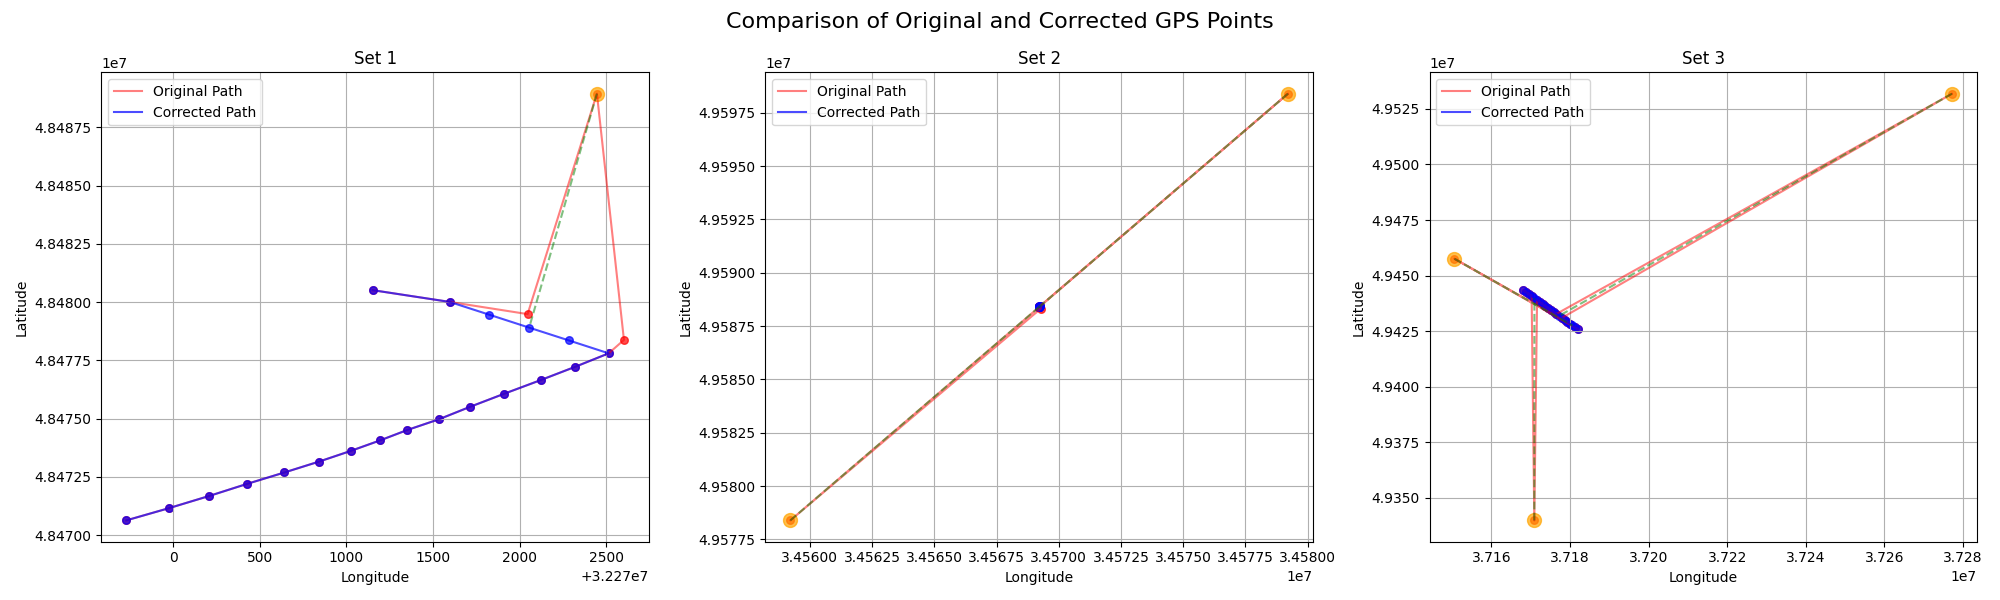

This figure's Python source:
import json
import matplotlib.pyplot as plt
import pandas as pd


# Function to load data from JSON string into a DataFrame
def load_data(file_content):
    return pd.DataFrame(json.loads(file_content))


# Dataset containing original and corrected GPS points for three different cases
data_sets = {
    "Set 1": {
        "original": """[
            {"lat": 48480512, "lon": 32271152, "time": 1743465601},
            {"lat": 48480008, "lon": 32271596, "time": 1743465606},
            {"lat": 48479484, "lon": 32272046, "time": 1743465611},
            {"lat": 48488948, "lon": 32272446, "time": 1743465616},
            {"lat": 48478376, "lon": 32272602, "time": 1743465621},
            {"lat": 48477800, "lon": 32272514, "time": 1743465626},
            {"lat": 48477220, "lon": 32272320, "time": 1743465631},
            {"lat": 48476652, "lon": 32272122, "time": 1743465636},
            {"lat": 48476068, "lon": 32271912, "time": 1743465641},
            {"lat": 48475504, "lon": 32271714, "time": 1743465646},
            {"lat": 48474968, "lon": 32271534, "time": 1743465651},
            {"lat": 48474504, "lon": 32271350, "time": 1743465656},
            {"lat": 48474060, "lon": 32271194, "time": 1743465661},
            {"lat": 48473612, "lon": 32271026, "time": 1743465666},
            {"lat": 48473156, "lon": 32270844, "time": 1743465671},
            {"lat": 48472684, "lon": 32270642, "time": 1743465676},
            {"lat": 48472188, "lon": 32270424, "time": 1743465681},
            {"lat": 48471680, "lon": 32270210, "time": 1743465686},
            {"lat": 48471148, "lon": 32269974, "time": 1743465691},
            {"lat": 48470628, "lon": 32269730, "time": 1743465696}
        ]""",
        "corrected": """[
            {"lat": 48480512, "lon": 32271152, "time": 1743465601},
            {"lat": 48480008, "lon": 32271596, "time": 1743465606},
            {"lat": 48479456, "lon": 32271826, "time": 1743465611},
            {"lat": 48478904, "lon": 32272055, "time": 1743465616},
            {"lat": 48478352, "lon": 32272285, "time": 1743465621},
            {"lat": 48477800, "lon": 32272514, "time": 1743465626},
            {"lat": 48477220, "lon": 32272320, "time": 1743465631},
            {"lat": 48476652, "lon": 32272122, "time": 1743465636},
            {"lat": 48476068, "lon": 32271912, "time": 1743465641},
            {"lat": 48475504, "lon": 32271714, "time": 1743465646},
            {"lat": 48474968, "lon": 32271534, "time": 1743465651},
            {"lat": 48474504, "lon": 32271350, "time": 1743465656},
            {"lat": 48474060, "lon": 32271194, "time": 1743465661},
            {"lat": 48473612, "lon": 32271026, "time": 1743465666},
            {"lat": 48473156, "lon": 32270844, "time": 1743465671},
            {"lat": 48472684, "lon": 32270642, "time": 1743465676},
            {"lat": 48472188, "lon": 32270424, "time": 1743465681},
            {"lat": 48471680, "lon": 32270210, "time": 1743465686},
            {"lat": 48471148, "lon": 32269974, "time": 1743465691},
            {"lat": 48470628, "lon": 32269730, "time": 1743465696}
        ]"""
    },
    "Set 2": {
        "original": """[
            {"lat": 49588396, "lon": 34569212, "time": 1746025730},
            {"lat": 49588396, "lon": 34569212, "time": 1746025735},
            {"lat": 49588396, "lon": 34569212, "time": 1746025740},
            {"lat": 49588396, "lon": 34569212, "time": 1746025745},
            {"lat": 49588396, "lon": 34569212, "time": 1746025750},
            {"lat": 49598396, "lon": 34579212, "time": 1746025755},
            {"lat": 49588392, "lon": 34569212, "time": 1746025760},
            {"lat": 49588392, "lon": 34569212, "time": 1746025765},
            {"lat": 49588396, "lon": 34569208, "time": 1746025770},
            {"lat": 49588392, "lon": 34569200, "time": 1746025775},
            {"lat": 49588424, "lon": 34569220, "time": 1746025781},
            {"lat": 49588452, "lon": 34569264, "time": 1746025787},
            {"lat": 49588316, "lon": 34569280, "time": 1746025794},
            {"lat": 49578388, "lon": 34559216, "time": 1746025799},
            {"lat": 49588392, "lon": 34569216, "time": 1746025804},
            {"lat": 49588392, "lon": 34569216, "time": 1746025809},
            {"lat": 49588392, "lon": 34569216, "time": 1746025814},
            {"lat": 49588392, "lon": 34569216, "time": 1746025819},
            {"lat": 49588392, "lon": 34569216, "time": 1746025824},
            {"lat": 49588392, "lon": 34569216, "time": 1746025830},
            {"lat": 49588396, "lon": 34569212, "time": 1746025835}
        ]""",
        "corrected": """[
            {"lat": 49588396, "lon": 34569212, "time": 1746025730},
            {"lat": 49588396, "lon": 34569212, "time": 1746025735},
            {"lat": 49588396, "lon": 34569212, "time": 1746025740},
            {"lat": 49588396, "lon": 34569212, "time": 1746025745},
            {"lat": 49588395, "lon": 34569212, "time": 1746025750},
            {"lat": 49588394, "lon": 34569212, "time": 1746025755},
            {"lat": 49588393, "lon": 34569212, "time": 1746025760},
            {"lat": 49588392, "lon": 34569212, "time": 1746025765},
            {"lat": 49588396, "lon": 34569208, "time": 1746025770},
            {"lat": 49588392, "lon": 34569200, "time": 1746025775},
            {"lat": 49588424, "lon": 34569220, "time": 1746025781},
            {"lat": 49588452, "lon": 34569264, "time": 1746025787},
            {"lat": 49588433, "lon": 34569249, "time": 1746025794},
            {"lat": 49588419, "lon": 34569238, "time": 1746025799},
            {"lat": 49588406, "lon": 34569227, "time": 1746025804},
            {"lat": 49588392, "lon": 34569216, "time": 1746025809},
            {"lat": 49588392, "lon": 34569216, "time": 1746025814},
            {"lat": 49588392, "lon": 34569216, "time": 1746025819},
            {"lat": 49588392, "lon": 34569216, "time": 1746025824},
            {"lat": 49588392, "lon": 34569216, "time": 1746025830},
            {"lat": 49588396, "lon": 34569212, "time": 1746025835}
        ]"""
    },
    "Set 3": {
        "original": """[
            {"lat": 49425864, "lon": 37181908, "time": 1744625228},
            {"lat": 49426724, "lon": 37181212, "time": 1744625233},
            {"lat": 49457584, "lon": 37150568, "time": 1744625238},
            {"lat": 49428424, "lon": 37179900, "time": 1744625243},
            {"lat": 49429272, "lon": 37179256, "time": 1744625248},
            {"lat": 49430112, "lon": 37178592, "time": 1744625253},
            {"lat": 49430972, "lon": 37177928, "time": 1744625258},
            {"lat": 49531860, "lon": 37277240, "time": 1744625263},
            {"lat": 49432752, "lon": 37176532, "time": 1744625268},
            {"lat": 49433640, "lon": 37175836, "time": 1744625273},
            {"lat": 49434512, "lon": 37175128, "time": 1744625278},
            {"lat": 49435372, "lon": 37174452, "time": 1744625283},
            {"lat": 49436252, "lon": 37173744, "time": 1744625288},
            {"lat": 49437152, "lon": 37173032, "time": 1744625293},
            {"lat": 49438068, "lon": 37172316, "time": 1744625298},
            {"lat": 49438960, "lon": 37171608, "time": 1744625303},
            {"lat": 49339848, "lon": 37170904, "time": 1744625308},
            {"lat": 49440736, "lon": 37170228, "time": 1744625313},
            {"lat": 49441596, "lon": 37169548, "time": 1744625318},
            {"lat": 49442484, "lon": 37168848, "time": 1744625323},
            {"lat": 49443376, "lon": 37168140, "time": 1744625328}
        ]""",
        "corrected": """[
            {"lat": 49425864, "lon": 37181908, "time": 1744625228},
            {"lat": 49426716, "lon": 37181245, "time": 1744625233},
            {"lat": 49427568, "lon": 37180582, "time": 1744625238},
            {"lat": 49428420, "lon": 37179919, "time": 1744625243},
            {"lat": 49429272, "lon": 37179256, "time": 1744625248},
            {"lat": 49430112, "lon": 37178592, "time": 1744625253},
            {"lat": 49430994, "lon": 37177903, "time": 1744625258},
            {"lat": 49431876, "lon": 37177214, "time": 1744625263},
            {"lat": 49432758, "lon": 37176525, "time": 1744625268},
            {"lat": 49433640, "lon": 37175836, "time": 1744625273},
            {"lat": 49434512, "lon": 37175128, "time": 1744625278},
            {"lat": 49435372, "lon": 37174452, "time": 1744625283},
            {"lat": 49436252, "lon": 37173744, "time": 1744625288},
            {"lat": 49437152, "lon": 37173032, "time": 1744625293},
            {"lat": 49438068, "lon": 37172316, "time": 1744625298},
            {"lat": 49438950, "lon": 37171624, "time": 1744625303},
            {"lat": 49439832, "lon": 37170932, "time": 1744625308},
            {"lat": 49440714, "lon": 37170240, "time": 1744625313},
            {"lat": 49441596, "lon": 37169548, "time": 1744625318},
            {"lat": 49442484, "lon": 37168848, "time": 1744625323},
            {"lat": 49443376, "lon": 37168140, "time": 1744625328}
        ]"""
    }
}

# Create a figure with three subplots (one for each dataset)
fig, axes = plt.subplots(1, 3, figsize=(20, 6))
fig.suptitle('Comparison of Original and Corrected GPS Points', fontsize=16)

# Plot each dataset in its own subplot
for ax, (set_name, data) in zip(axes, data_sets.items()):
    # Load the data into DataFrames
    df_orig = load_data(data["original"])
    df_corr = load_data(data["corrected"])

    # Plot original points (red)
    ax.plot(df_orig['lon'], df_orig['lat'], 'r-', label='Original Path', alpha=0.5)
    ax.scatter(df_orig['lon'], df_orig['lat'], c='red', s=30, alpha=0.7)

    # Plot corrected points (blue)
    ax.plot(df_corr['lon'], df_corr['lat'], 'b-', label='Corrected Path', alpha=0.7)
    ax.scatter(df_corr['lon'], df_corr['lat'], c='blue', s=30, alpha=0.7)

    # Highlight outliers (points that were significantly corrected)
    for i in range(len(df_orig)):
        orig_point = df_orig.iloc[i]
        corr_point = df_corr.iloc[i]
        # If coordinates differ by more than 1000 units, it's an outlier
        if abs(orig_point['lat'] - corr_point['lat']) > 1000 or abs(orig_point['lon'] - corr_point['lon']) > 1000:
            # Mark outlier with orange circle
            ax.scatter(orig_point['lon'], orig_point['lat'], c='orange', s=100, alpha=0.7)
            # Draw dashed green line from original to corrected position
            ax.plot([orig_point['lon'], corr_point['lon']],
                    [orig_point['lat'], corr_point['lat']],
                    'g--', alpha=0.5)

    # Set subplot title and labels
    ax.set_title(set_name)
    ax.set_xlabel('Longitude')
    ax.set_ylabel('Latitude')
    ax.grid(True)
    ax.legend()

# Adjust layout and display the plot
plt.tight_layout()
plt.show()
